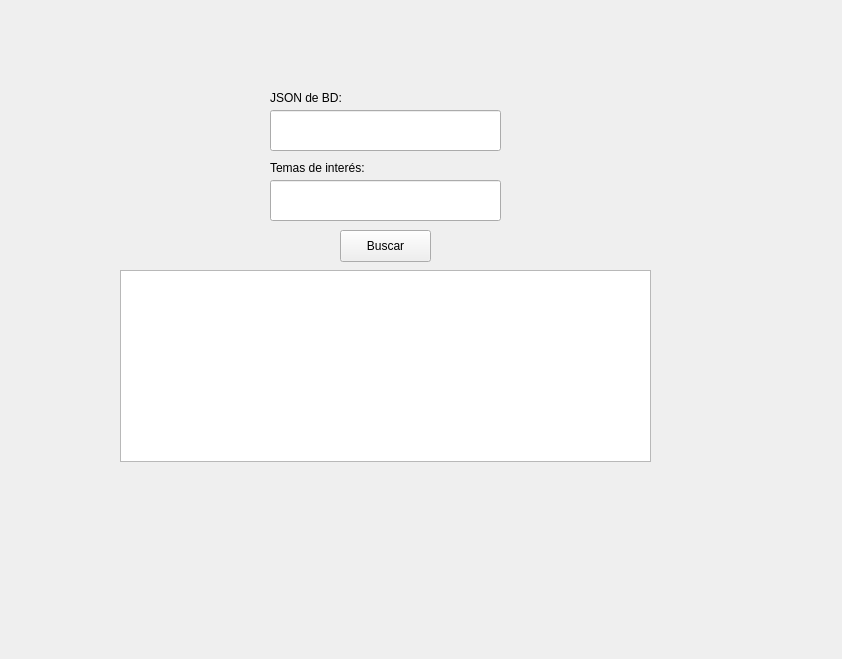
<?xml version="1.0" encoding="UTF-8"?>
<ui version="4.0">
 <class>main</class>
 <widget class="QWidget" name="main">
  <property name="geometry">
   <rect>
    <x>0</x>
    <y>0</y>
    <width>842</width>
    <height>659</height>
   </rect>
  </property>
  <property name="windowTitle">
   <string>Motor de Búsqueda</string>
  </property>
  <widget class="QLineEdit" name="lineQuerie">
   <property name="geometry">
    <rect>
     <x>270</x>
     <y>180</y>
     <width>231</width>
     <height>41</height>
    </rect>
   </property>
   <property name="text">
    <string/>
   </property>
  </widget>
  <widget class="QLabel" name="label">
   <property name="geometry">
    <rect>
     <x>270</x>
     <y>160</y>
     <width>111</width>
     <height>16</height>
    </rect>
   </property>
   <property name="text">
    <string>Temas de interés:</string>
   </property>
  </widget>
  <widget class="QPushButton" name="buttonBuscar">
   <property name="geometry">
    <rect>
     <x>340</x>
     <y>230</y>
     <width>91</width>
     <height>32</height>
    </rect>
   </property>
   <property name="text">
    <string>Buscar</string>
   </property>
  </widget>
  <widget class="QListWidget" name="listWidget">
   <property name="geometry">
    <rect>
     <x>120</x>
     <y>270</y>
     <width>531</width>
     <height>192</height>
    </rect>
   </property>
  </widget>
  <widget class="QLabel" name="label_2">
   <property name="geometry">
    <rect>
     <x>270</x>
     <y>90</y>
     <width>111</width>
     <height>16</height>
    </rect>
   </property>
   <property name="text">
    <string>JSON de BD:</string>
   </property>
  </widget>
  <widget class="QLineEdit" name="lineJSON">
   <property name="geometry">
    <rect>
     <x>270</x>
     <y>110</y>
     <width>231</width>
     <height>41</height>
    </rect>
   </property>
   <property name="text">
    <string/>
   </property>
  </widget>
 </widget>
 <resources/>
 <connections/>
</ui>
